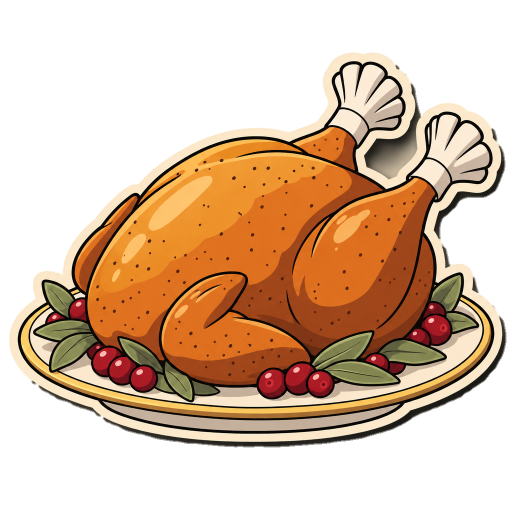
#> input picture art/fall-src/clean/H1.png, 1024 x 1024 px (shown at 1/2 size); its folder holds 4 pictures in this run
$ python prep_icons.py
#> lines starting #> are read from the running program, lines starting #| are printed output that depends on the picture; after the words box and inside, x2 and y2 are one past the last pixel; in counts of white or black regions, pixels touching at a corner belong together
"""Lay the cleaned fall symbols (art/fall-src/clean/<ID>.png) out for Blender and the game:
  art/fall-src/icons/<ID>.png        1000x1000, the art's longer side 940 px, centred (what Blender maps to 10 units)
  art/fall-src/icons/<ID>_glow.png   a soft halo of the silhouette (white, alpha = blurred grown silhouette)
  art/blender/parts/<ID>/parts.json  {"size": [1000, 1000]} - the icon size pack_frames.py reads
  frontend/assets/flat/<ID>.webp     the still icon (400 px; BS / ES 800 px)
usage: python tools/fall/prep_icons.py [ID,ID..]"""
import json, os, sys
import numpy as np
from PIL import Image, ImageFilter

ROOT = os.path.dirname(os.path.dirname(os.path.dirname(os.path.abspath(__file__))))
IDS = "H1 H2 H3 H4 H5 H6 H7 L1 L2 L3 L4 L5 L6 L7 L8 L9 L10 M BS ES".split()
SIDE, ART = 1000, 940


def layout(sid):
#> called with sid = 'H1'
    im = Image.open(os.path.join(ROOT, "art", "fall-src", "clean", sid + ".png")).convert("RGBA")
#> im is the input picture: PIL image 1024x1024 RGBA; mean R, G, B, A 116.4, 85.9, 58.3, 126.9
    x0, y0, x1, y1 = im.getchannel("A").point(lambda v: 255 if v > 8 else 0).getbbox()
#> x0 = 17; y0 = 103; x1 = 1013; y1 = 895
    im = im.crop((x0, y0, x1, y1))
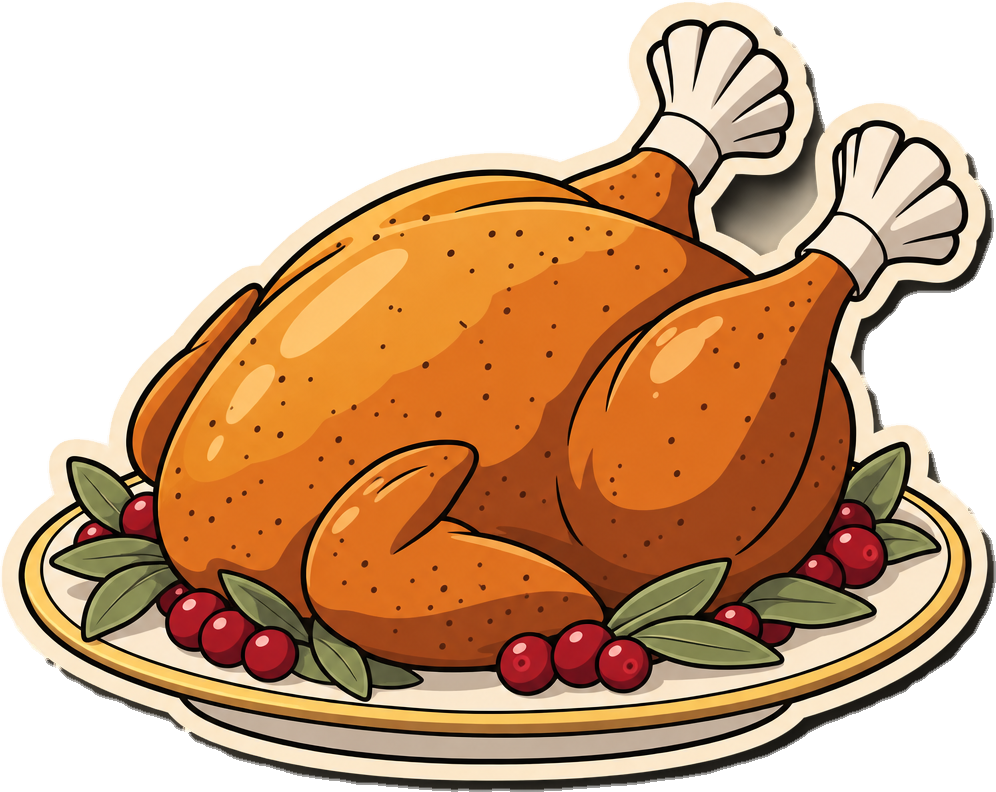
#> im: PIL image 996x792 RGBA; mean R, G, B, A 145.5, 105.7, 70.3, 168.7; transparent parts drawn white
    k = ART / max(im.size)
#> k = 0.944
    im = im.convert("RGBa").resize((round(im.size[0] * k), round(im.size[1] * k)), Image.LANCZOS).convert("RGBA")
#> im: PIL image 940x747 RGBA
    out = Image.new("RGBA", (SIDE, SIDE), (0, 0, 0, 0))
#> out: PIL image 1000x1000 RGBA; every value is 0
    out.alpha_composite(im, ((SIDE - im.size[0]) // 2, (SIDE - im.size[1]) // 2))
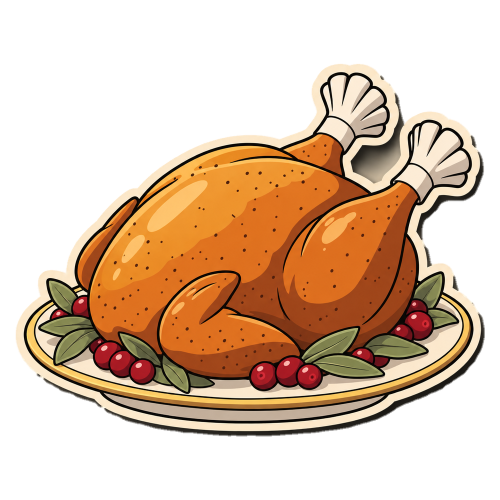
#> out: PIL image 1000x1000 RGBA (shown at 1/2 size); mean R, G, B, A 85.2, 58.7, 36.2, 118.4; transparent parts drawn white
    d = os.path.join(ROOT, "art", "fall-src", "icons")
    os.makedirs(d, exist_ok=True)
    out.save(os.path.join(d, sid + ".png"))
    # the halo canvas is 1200 px (12 units) so its soft edge never meets the square's border on a wide icon
    a = Image.new("L", (1200, 1200), 0)
#> a: PIL image 1200x1200 L; every value is 0
    a.paste(out.getchannel("A").point(lambda v: 255 if v > 100 else 0), (100, 100))
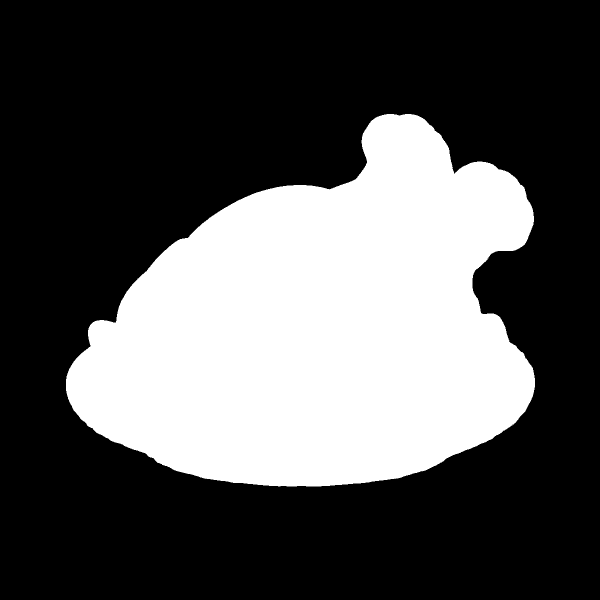
#> a: PIL image 1200x1200 L (shown at 1/2 size); 32.3% white; 1 white region, box (x1, y1, x2, y2) and area: (132, 228, 1070, 973) 465817
    a = a.resize((300, 300), Image.BILINEAR).filter(ImageFilter.MaxFilter(7)).filter(ImageFilter.GaussianBlur(7))
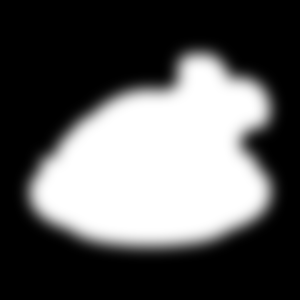
#> a: PIL image 300x300 L; min 0, max 255, mean 90.4
    a = a.resize((1200, 1200), Image.BICUBIC)
#> a: PIL image 1200x1200 L
    glow = Image.merge("RGBA", (Image.new("L", a.size, 255),) * 3 + (a,))
    glow.save(os.path.join(d, sid + "_glow.png"))
    pd = os.path.join(ROOT, "art", "blender", "parts", sid)
    os.makedirs(pd, exist_ok=True)
    json.dump({"size": [SIDE, SIDE]}, open(os.path.join(pd, "parts.json"), "w"))
    flat = 800 if sid in ("BS", "ES") else 400
    f = out.convert("RGBa").resize((flat, flat), Image.LANCZOS).convert("RGBA")
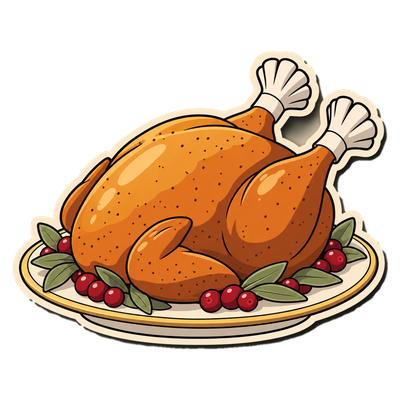
#> f: PIL image 400x400 RGBA; mean R, G, B, A 86, 59.6, 36.9, 118.4; transparent parts drawn white
    f.save(os.path.join(ROOT, "frontend", "assets", "flat", sid + ".webp"), "WEBP", quality=92, alpha_quality=100,
           method=6)
    return sid


if __name__ == "__main__":
    ids = sys.argv[1].split(",") if len(sys.argv) > 1 else IDS
    for s in ids:
        print(layout(s), end=" ", flush=True)
#> pass 2 of the loop `for s in ids:`:
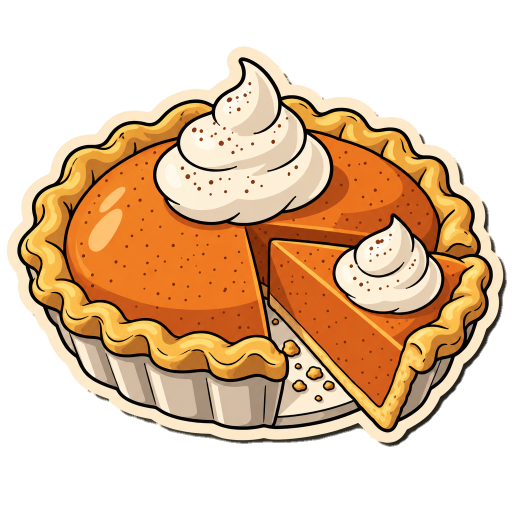
#> input picture art/fall-src/clean/H2.png, 1024 x 1024 px (shown at 1/2 size)
#> in layout, im is the input picture: PIL image 1024x1024 RGBA; mean R, G, B, A 139.2, 107.3, 74.2, 137.4
#> x0 = 12; y0 = 91; x1 = 1014; y1 = 894
#> in layout (call 2), `a.paste(out.getchannel("A").point(lambda v: 255 if v > 100 else 0), (1..`:
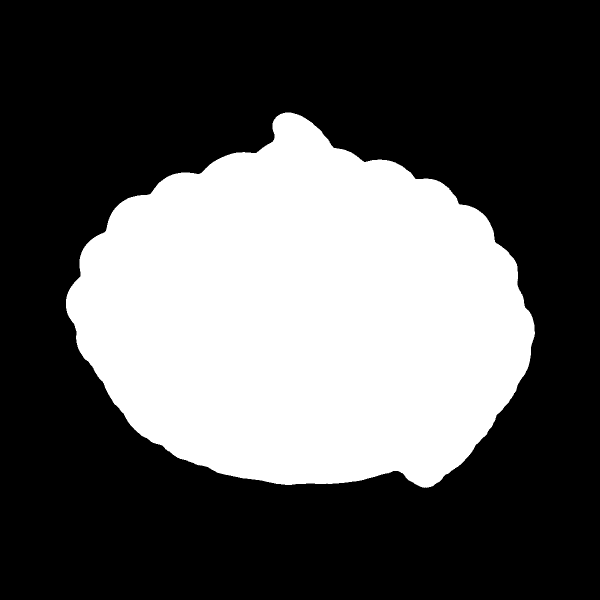
#> a: PIL image 1200x1200 L (shown at 1/2 size); 34.6% white; 1 white region, box (x1, y1, x2, y2) and area: (132, 225, 1070, 976) 498028
#> in layout (call 2), `f = out.convert("RGBa").resize((flat, flat), Image.LANCZOS).convert("R..`:
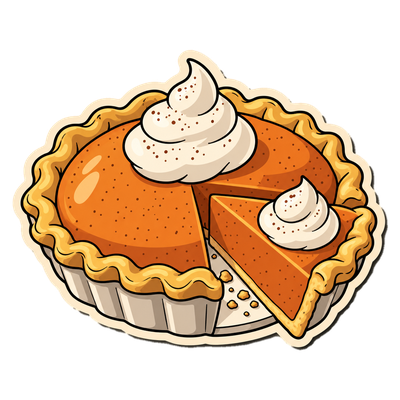
#> f: PIL image 400x400 RGBA; mean R, G, B, A 102.4, 75.2, 48.3, 126.7; transparent parts drawn white
#> (the run stopped early here; a loop or call above may not have finished)
